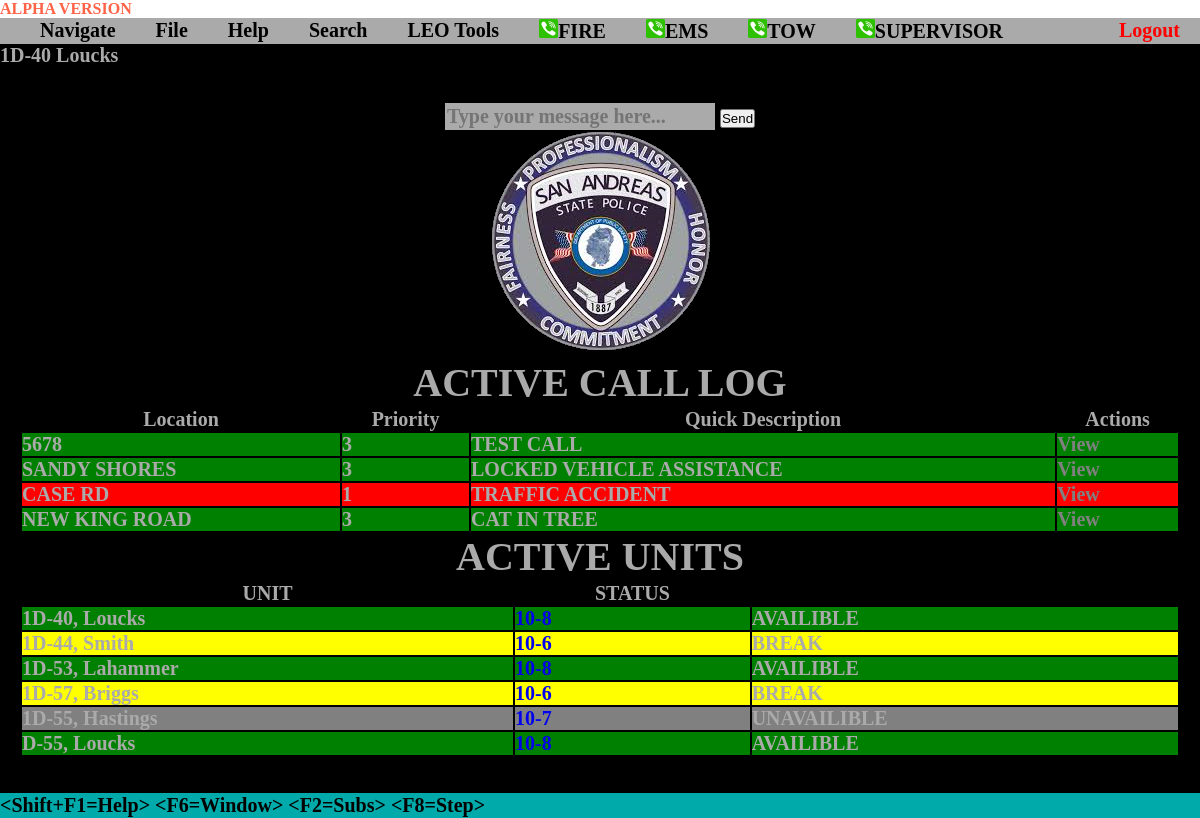
Page /dashboard (signed in) on the earlier database version.
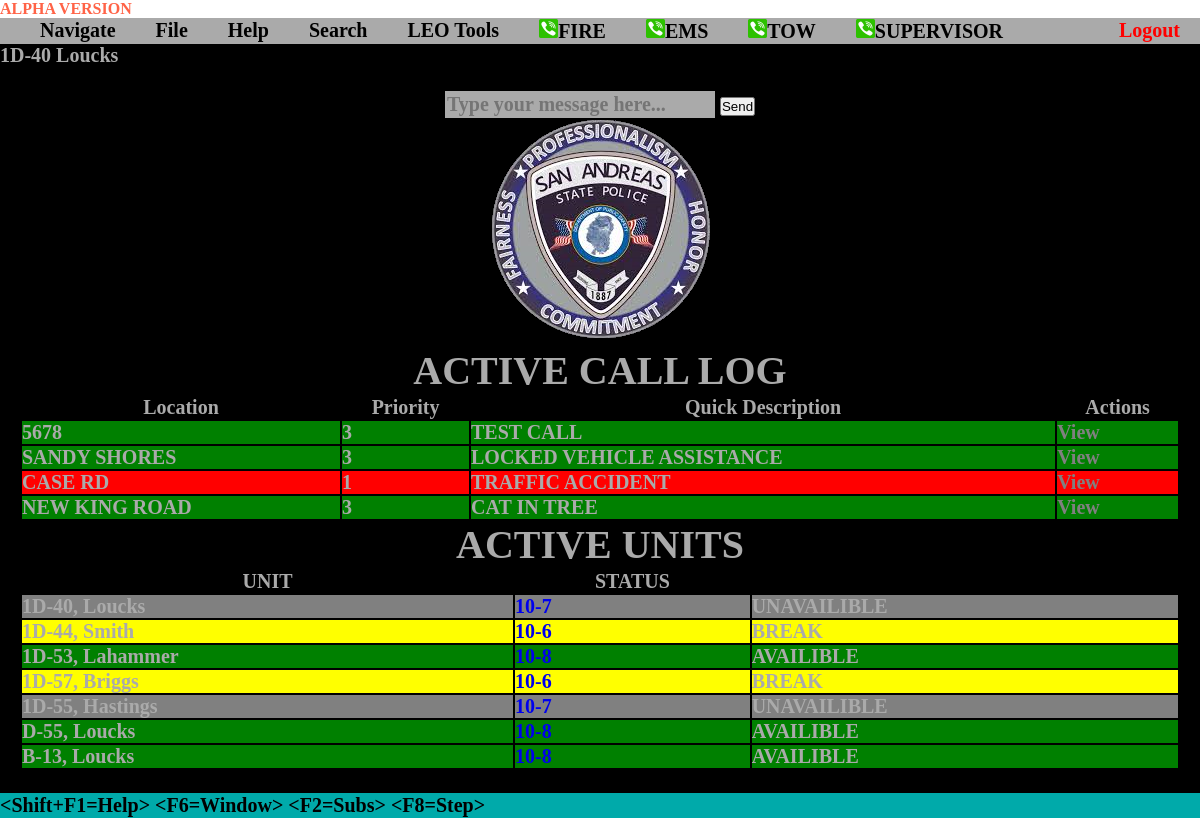
Same page on the later database version.
### patriot_cadapp/models.py (models this page shows, shortened)
class User(models.Model):
    last_name=models.CharField(max_length=255, default="")
    aop=models.CharField(max_length= 255,default="" )
    status=models.CharField(max_length=255, default="")
    email = models.CharField(max_length=45)
    password = models.CharField(max_length=255)
    badge = models.CharField(max_length=255)
    created_at = models.DateTimeField(auto_now_add=True)
    updated_at = models.DateTimeField(auto_now=True)
    objects =UserManager()

class Call(models.Model):
    location = models.CharField(max_length=255)
    description = models.TextField()
    code = models.IntegerField()
    assigned_officer = models.ManyToManyField(User, related_name="calls")
    created_at = models.DateTimeField(auto_now_add=True)
    updated_at = models.DateTimeField(auto_now=True)

### patriot_cadapp/views.py (the view)
# urls.py: path('dashboard', views.dashboard, name='autocomplete'),
def dashboard(request):
    if 'loggedUser' not in request.session:
            messages.error(request, "Log in to view page please.")
            return redirect("/login")
    loggedUser = User.objects.get(id=request.session['loggedUser'])
    context={
        'loggedUser':loggedUser,
        'officers':User.objects.all(),
        'dispatch' :Call.objects.all(),
        'fire' : Fire.objects.all()
    }
    return render(request, "dashboard.html",context, )

### patriot_cadapp/templates/dashboard.html (shortened to what this page needs)
<!DOCTYPE html>
<html>
<head>
    {% load static %}
	<link rel="stylesheet" href="{% static '/dos.css' %}">
	<link rel="stylesheet" href="//code.jquery.com/ui/1.12.1/themes/base/jquery-ui.css">
</head>
<body>
	<h4 style="color: tomato;">ALPHA VERSION</h4>
	<div class="screen">
		<div class="menubar">
			<div class="menu-item">Navigate
			</div>
			<div class="menu-item">File
			</div>
			<div class="menu-item">Help
			</div>
			<div class="menu-item">Search
			</div>
			<div class="menu-item">LEO Tools
			</div>
			<div class="menu-item"><img src="{% static 'phone1.png' %}"/>FIRE</div>
			<div class="menu-item"><img src="{% static 'phone1.png' %}"/>EMS</div>
			<div class="menu-item"><img src="{% static 'phone1.png' %}"/>TOW</div>
			<div class="menu-item"><img src="{% static 'phone1.png' %}"/>SUPERVISOR</div>
			<div class="right">
				<div class="menu-item"><a href="/logout" style="color: red;">Logout</a></div>
			</div>
		</div>
		{{loggedUser.badge}} {{loggedUser.last_name}}
		<div class="content2 column center center-x">
        <div id="chatbox">
    <input type="text" id="userInput" placeholder="Type your message here..." />
    <button onclick="sendMessage()">Send</button>
</div>
			<div class="img">
			<img src="{% static 'badge.png' %}"/>
		</div>
		<h1>ACTIVE CALL LOG</h1>
		<table style="width:100%">
			<tr>
				<th>Location</th>
				<th>Priority</th>
				<th>Quick Description</th>
				<th>Actions</th>
			</tr>
			{% for d in dispatch %}
			{% if d.code == 1 %}
				<tr style="background-color: red;">
					<td> {{d.location}}</td>
					<td>{{d.code}}</td>
					<td>{{d.description}}</td>
					<td><a href="/viewlog/{{d.id}}" style="color:gray;">View</a>
				</tr>
			{% elif d.code == 3 %}
				<tr style="background-color: green;">
					<td> {{d.location}}</td>
					<td>{{d.code}}</td>
					<td>{{d.description}}</td>
					<td><a href="/viewlog/{{d.id}}" style="color: grey;">View</a>
				</tr>
			{% endif %}
			{% endfor %}
		</table>
			<h1>ACTIVE UNITS</h1>
		<table style="width:100%">
			<tr >
				<th>UNIT</th>
				<th>STATUS</th>
				<th></th>
			</tr>
			{% for o in officers%}
			{%if o.status == "10-8" %}
			<tr style="background-color: green;">
				<td>{{o.badge}}, {{o.last_name}}</td>
				<td><a href="status/{{o.id}}">{{o.status}}</a></td>
				<td>AVAILIBLE</td>
			</tr>
			{%elif o.status == "10-6"%}
			<tr style="background-color: yellow;">
				<td>{{o.badge}}, {{o.last_name}}</td>
				<td><a href="status/{{o.id}}">{{o.status}}</a></td>
				<td>BREAK</td>
			</tr>
			{%elif o.status == "10-7"%}
			<tr style="background-color: gray;">
				<td>{{o.badge}}, {{o.last_name}}</td>
				<td><a href="status/{{o.id}}">{{o.status}}</a></td>
				<td>UNAVAILIBLE</td>
			</tr>
			{%endif%}
			{%endfor%}
		</table>
		</div>
		<div class="footer">
			<p>&lt;Shift+F1=Help&gt; &lt;F6=Window&gt; &lt;F2=Subs&gt; &lt;F8=Step&gt;</p>
		</div>
	</div>
</body>
</html>

### patriot_cadapp/static/dos.css (style rules this page uses)
* { margin: 0; padding: 0; flex-shrink: 0; }
a { text-decoration: none; }
html, body { width: 100%; height: 100%; }
.screen { width: 100%; height: 100%; display: flex; flex-direction: column; background: black; color: #AAAAAA; font-family: "Lucida Console"; font-weight: bold; font-size: 20px; }
.menubar { background: #AAAAAA; display: flex; color: #000000; padding-left: 20px; }
.menubar .menu-item { padding: 1px 20px; cursor: pointer; }
.menubar .right { display: flex; flex-grow: 1; justify-content: flex-end }
.footer { background: #00AAAA; color: #000000; padding: 1px 0; }
.content2 { padding: 20px; flex-grow: 1; flex-shrink: 1; border-bottom: none; border-top: none; overflow-y: auto; }
input { border: none; outline: none; padding: 2px; background: #AAAAAA; font-family: "Lucida Console"; font-weight: bold; font-size: 20px; }
.center { justify-content: center; }
.center-x { align-items: center; }
.column { display: flex; flex-direction: column; }

Differences in the rows shown:
changed User (number 1 of 7 on the later page): status "10-8" → "10-7"; status "AVAILIBLE" → "UNAVAILIBLE"
added User: badge "B-13", last_name "Loucks", status "10-8"
